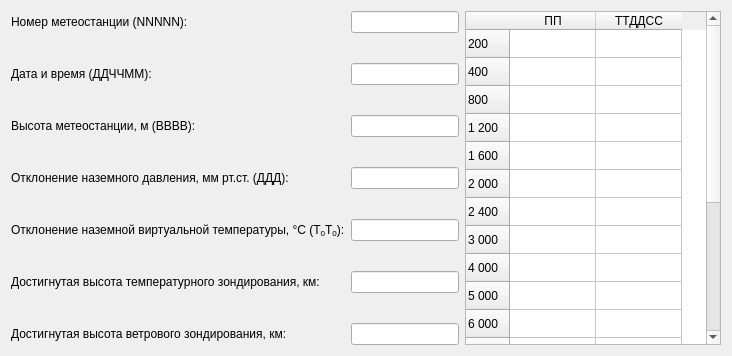
                                <widget class="QWidget" name="page_meteo11_table">
                                  <layout class="QGridLayout" name="gridLayout_4">
                                    <item row="0" column="0" rowspan="2" colspan="2">
                                      <layout class="QGridLayout" name="gridLayout_Meteo11Params">
                                        <property name="verticalSpacing">
                                          <number>30</number>
                                        </property>
                                        <item row="4" column="0">
                                          <widget class="QLabel" name="label_tempVirtDeviation">
                                            <property name="text">
                                              <string>&lt;html&gt;&lt;head/&gt;&lt;body&gt;&lt;p&gt;Отклонение наземной виртуальной температуры, °С (Т&lt;span style=" vertical-align:sub;"&gt;0&lt;/span&gt;Т&lt;span style=" vertical-align:sub;"&gt;0&lt;/span&gt;):&lt;/p&gt;&lt;/body&gt;&lt;/html&gt;</string>
                                            </property>
                                          </widget>
                                        </item>
                                        <item row="6" column="0">
                                          <widget class="QLabel" name="label_windHeightSensingReached">
                                            <property name="text">
                                              <string>Достигнутая высота ветрового зондирования, км:</string>
                                            </property>
                                          </widget>
                                        </item>
                                        <item row="5" column="1">
                                          <widget class="QLineEdit" name="lineEdit_ht">
                                            <property name="readOnly">
                                              <bool>true</bool>
                                            </property>
                                          </widget>
                                        </item>
                                        <item row="4" column="1">
                                          <widget class="QLineEdit" name="lineEdit_t">
                                            <property name="readOnly">
                                              <bool>true</bool>
                                            </property>
                                          </widget>
                                        </item>
                                        <item row="1" column="0">
                                          <widget class="QLabel" name="label_dateAndTime">
                                            <property name="text">
                                              <string>Дата и время (ДДЧЧММ):</string>
                                            </property>
                                          </widget>
                                        </item>
                                        <item row="1" column="1">
                                          <widget class="QLineEdit" name="lineEdit_dt">
                                            <property name="readOnly">
                                              <bool>true</bool>
                                            </property>
                                          </widget>
                                        </item>
                                        <item row="2" column="0">
                                          <widget class="QLabel" name="label_stationHeight">
                                            <property name="text">
                                              <string>Высота метеостанции, м (BBBB):</string>
                                            </property>
                                          </widget>
                                        </item>
                                        <item row="6" column="1">
                                          <widget class="QLineEdit" name="lineEdit_hw">
                                            <property name="readOnly">
                                              <bool>true</bool>
                                            </property>
                                          </widget>
                                        </item>
                                        <item row="3" column="1">
                                          <widget class="QLineEdit" name="lineEdit_p">
                                            <property name="readOnly">
                                              <bool>true</bool>
                                            </property>
                                          </widget>
                                        </item>
                                        <item row="2" column="1">
                                          <widget class="QLineEdit" name="lineEdit_h">
                                            <property name="readOnly">
                                              <bool>true</bool>
                                            </property>
                                          </widget>
                                        </item>
                                        <item row="3" column="0">
                                          <widget class="QLabel" name="label_presDeviation">
                                            <property name="text">
                                              <string>Отклонение наземного давления, мм рт.ст. (ДДД):</string>
                                            </property>
                                          </widget>
                                        </item>
                                        <item row="0" column="0">
                                          <widget class="QLabel" name="label_numStation">
                                            <property name="text">
                                              <string>Номер метеостанции (NNNNN):</string>
                                            </property>
                                          </widget>
                                        </item>
                                        <item row="0" column="1">
                                          <widget class="QLineEdit" name="lineEdit_numStation">
                                            <property name="text">
                                              <string/>
                                            </property>
                                            <property name="readOnly">
                                              <bool>true</bool>
                                            </property>
                                          </widget>
                                        </item>
                                        <item row="5" column="0">
                                          <widget class="QLabel" name="label_tempSensingHReached">
                                            <property name="text">
                                              <string>Достигнутая высота температурного зондирования, км:</string>
                                            </property>
                                          </widget>
                                        </item>
                                      </layout>
                                    </item>
                                    <item row="0" column="2" rowspan="2">
                                      <widget class="QTableWidget" name="tableWidget_meteo11Formalize">
                                        <property name="editTriggers">
                                          <set>QAbstractItemView::NoEditTriggers</set>
                                        </property>
                                        <property name="rowCount">
                                          <number>19</number>
                                        </property>
                                        <attribute name="horizontalHeaderDefaultSectionSize">
                                          <number>86</number>
                                        </attribute>
                                        <attribute name="verticalHeaderDefaultSectionSize">
                                          <number>28</number>
                                        </attribute>
                                        <row>
                                          <property name="text">
                                            <string>200</string>
                                          </property>
                                        </row>
                                        <row>
                                          <property name="text">
                                            <string>400</string>
                                          </property>
                                        </row>
                                        <row>
                                          <property name="text">
                                            <string>800</string>
                                          </property>
                                        </row>
                                        <row>
                                          <property name="text">
                                            <string>1 200</string>
                                          </property>
                                        </row>
                                        <row>
                                          <property name="text">
                                            <string>1 600</string>
                                          </property>
                                        </row>
                                        <row>
                                          <property name="text">
                                            <string>2 000</string>
                                          </property>
                                        </row>
                                        <row>
                                          <property name="text">
                                            <string>2 400</string>
                                          </property>
                                        </row>
                                        <row>
                                          <property name="text">
                                            <string>3 000</string>
                                          </property>
                                        </row>
                                        <row>
                                          <property name="text">
                                            <string>4 000</string>
                                          </property>
                                        </row>
                                        <row>
                                          <property name="text">
                                            <string>5 000</string>
                                          </property>
                                        </row>
                                        <row>
                                          <property name="text">
                                            <string>6 000</string>
                                          </property>
                                        </row>
                                        <row>
                                          <property name="text">
                                            <string>8 000   </string>
                                          </property>
                                        </row>
                                        <row>
                                          <property name="text">
                                            <string>10 000</string>
                                          </property>
                                        </row>
                                        <row>
                                          <property name="text">
                                            <string>12 000</string>
                                          </property>
                                        </row>
                                        <row>
                                          <property name="text">
                                            <string>14 000</string>
                                          </property>
                                        </row>
                                        <row>
                                          <property name="text">
                                            <string>18 000</string>
                                          </property>
                                        </row>
                                        <row>
                                          <property name="text">
                                            <string>22 000</string>
                                          </property>
                                        </row>
                                        <row>
                                          <property name="text">
                                            <string>26 000</string>
                                          </property>
                                        </row>
                                        <row>
                                          <property name="text">
                                            <string>30 000</string>
                                          </property>
                                        </row>
                                        <column>
                                          <property name="text">
                                            <string>ПП</string>
                                          </property>
                                        </column>
                                        <column>
                                          <property name="text">
                                            <string>ТТДДСС</string>
                                          </property>
                                        </column>
                                      </widget>
                                    </item>
                                  </layout>
                                </widget>
